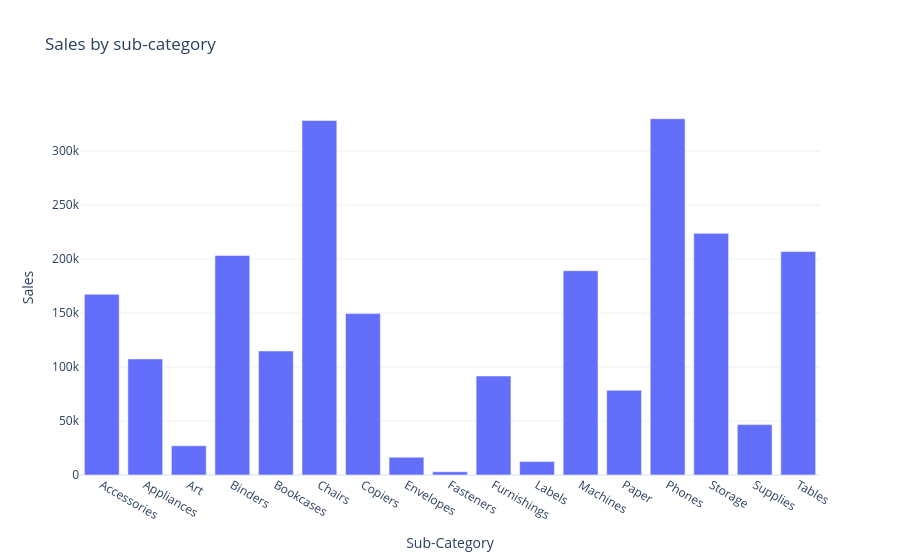

Source (notebook cell):
### Code cell
fig = px.bar(sales_by_subcategory, x = 'Sub-Category' , y = 'Sales' , title = "Sales by sub-category")
fig.show()

### Figure 1 — Plotly figure (JSON) as saved in the notebook; plotly's stock layout.template omitted (floating-point values rounded to 4 significant figures)
{"data": [{"hovertemplate": "Sub-Category=%{x}<br>Sales=%{y}<extra></extra>", "legendgroup": "", "marker": {"color": "#636efa", "pattern": {"shape": ""}}, "name": "", "orientation": "v", "showlegend": false, "textposition": "auto", "type": "bar", "x": ["Accessories", "Appliances", "Art", "Binders", "Bookcases", "Chairs", "Copiers", "Envelopes", "Fasteners", "Furnishings", "Labels", "Machines", "Paper", "Phones", "Storage", "Supplies", "Tables"], "xaxis": "x", "y": [167400.0, 107500.0, 27120.0, 203400.0, 114900.0, 328400.0, 149500.0, 16480.0, 3024.0, 91710.0, 12490.0, 189200.0, 78480.0, 330000.0, 223800.0, 46670.0, 207000.0], "yaxis": "y"}], "layout": {"barmode": "relative", "legend": {"tracegroupgap": 0}, "title": {"text": "Sales by sub-category"}, "xaxis": {"anchor": "y", "domain": [0, 1], "title": {"text": "Sub-Category"}}, "yaxis": {"anchor": "x", "domain": [0, 1], "title": {"text": "Sales"}}}}
